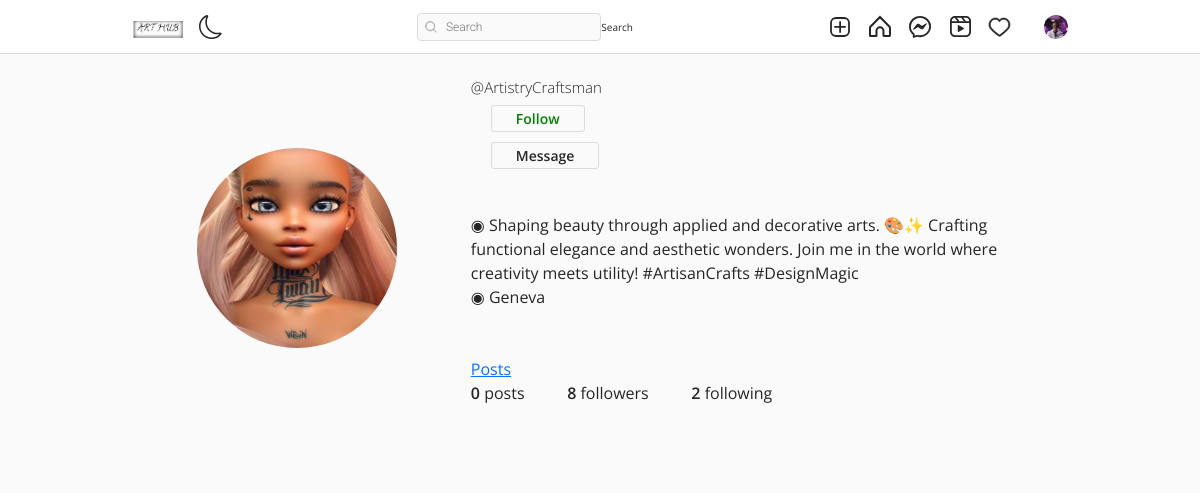
Screenshot of /ArtistryCraftsman/ (signed in) with the database file from the repository.
### authy/models.py (models this page shows, shortened)
class Profile(models.Model):
    user = models.OneToOneField(User, related_name='profile', on_delete=models.CASCADE)
    image = models.ImageField(upload_to="profile_pciture", null=True, default="default.jpg")
    first_name = models.CharField(max_length=200, null=True, blank=True)
    last_name = models.CharField(max_length=200, null=True, blank=True)
    bio = models.CharField(max_length=200, null=True, blank=True)
    location = models.CharField(max_length=200, null=True, blank=True)
    url = models.URLField(max_length=200, null=True, blank=True)
    favourite = models.ManyToManyField(Post, blank=True)

### authy/views.py (the view)
# urls.py: path('<username>/', UserProfile, name='profile'),
def UserProfile(request, username):
    Profile.objects.get_or_create(user=request.user)
    user = get_object_or_404(User, username=username)
    profile = Profile.objects.get(user=user)
    url_name = resolve(request.path).url_name
    posts = Post.objects.filter(user=user).order_by('-posted')
    if url_name == 'profile':
        posts = Post.objects.filter(user=user).order_by('-posted')
    else:
        posts = profile.favourite.all()
    posts_count = Post.objects.filter(user=user).count()
    following_count = Follow.objects.filter(follower=user).count()
    followers_count = Follow.objects.filter(following=user).count()
    follow_status = Follow.objects.filter(following=user, follower=request.user).exists()
    paginator = Paginator(posts, 8)
    page_number = request.GET.get('page')
    posts_paginator = paginator.get_page(page_number)
    context = {
        'posts': posts,
        'profile':profile,
        'posts_count':posts_count,
        'following_count':following_count,
        'followers_count':followers_count,
        'posts_paginator':posts_paginator,
        'follow_status':follow_status,
    }
    return render(request, 'profile.html', context)

### templates/profile.html (shortened to what this page needs)
{% extends 'base.html' %}
{% load static %}
{% block content %}
<!DOCTYPE html>
<html lang="en">
<head>
    <link rel="stylesheet" href="{% static 'assets3/css/reset.css' %}">
    <link rel="stylesheet" href="{% static 'assets3/css/styles.css' %}">
    <link rel="stylesheet" href="https://use.fontawesome.com/releases/v5.2.0/css/all.css">
</head>
<body>
    <header>
        <br><br><br>
        <div class="container">
            <div class="profile">
                <div class="profile-image">
                    <img src="{{profile.image.url}}" alt="" style="width: 200px; height: 200px;">
                </div>
                <div class="profile-user-settings">
                        <h5 style="font-size: 15px;" class="profile-user-name">@{{profile.user.username}}</h5>
                        <br><br>
                        {% if request.user.is_authenticated and request.user != profile.user %}
                            {% if follow_status == True %}
                                <a href="{% url 'follow' profile.user 0 %}" class="btn profile-edit-btn" style="color: red;">Unfollow</a> <br><br>
                            {% else %}
                                <a href="{% url 'follow' profile.user 1 %}" class="btn profile-edit-btn" style="color: green;">Follow</a> <br><br>
                            {% endif %}
                        {% endif %}
                        {% if request.user.is_authenticated and request.user != profile.user %}
                                <a href="{% url 'conversation' profile.user  %}" class="btn profile-edit-btn">Message</a> <br><br>
                        {% endif %}
                        <br>
                </div>
                <div class="profile-bio">
                    <br>
                    {% if profile.bio %}
                    <p>◉ {{profile.bio}}</p>
                    {% endif %}
                    {% if profile.location %}
                    <p>◉ {{profile.location}}</p>
                    {% endif %}
                    <br><br>
                    <div class="profile-user-settings">
                        <a  href="{% url 'profile' profile.user %}"  class="btns profiele-edit-btn">Posts</a>
                    </div>
                </div>
                <div class="profile-stats">
                    <ul>
                        <li><span class="profile-stat-count">{{posts_count}}</span> posts</li>
                        <li><span class="profile-stat-count">{{followers_count}}</span> followers</li>
                        <li><span class="profile-stat-count">{{following_count}}</span> following</li>
                    </ul>
                    <br>
                </div>
            </div>
        </div>
    </header>
    <main>
        <div class="container">
            <div class="gallery">
            </div>
        </div>
    </main>
    {% endblock content %}

### templates/base.html (shortened to what this page needs)
{% load static %}
<!DOCTYPE html>
<html lang="en">
<head>
</head>
    <link rel="stylesheet" href="https://cdn.jsdelivr.net/npm/bootstrap-icons@1.8.1/font/bootstrap-icons.css">
    <link href="https://cdn.jsdelivr.net/npm/bootstrap@5.1.3/dist/css/bootstrap.min.css" rel="stylesheet">
    <link rel="stylesheet" type="text/css" href="{% static 'assets1/style.css' %}">
</head>
<body>
    <header class="header">
        <nav class="header__content">
            <div class="header__buttons">
                <a href="{% url 'index' %}" class="header__home">
                    <img width="50" src="{% static 'assets2/images/brand.jpg' %}">
                </a>
                <button class="header__theme-button" title="Toggle Theme">
                </button>
            </div>
            <form action="{% url 'search-users' %}" method="GET">
                <div class="header__search">
                    <input type="text" placeholder="Search" name="q" value="{{ request.GET.q }}">
                    <button class="btn btn-primary" type="submit">Search</button>
                </div>
            </form>
            <div class="header__buttons header__buttons--desktop">
                <a href="{% url 'newpost' %}">
                </a>
                <a href="{% url 'index' %}">
                </a>
                <a href="{% url 'message' %}">
                </a>
                <a href="#">
                </a>
                <span>
                    <a href="{% url 'show-notification' %}">
                    </a>
                </span>
                <a href="">
                    <button class="profile-button">
                        <a href="{% url 'profile' request.user %}">
                            <div class="profile-button__picture">
                                <img src="{{request.user.profile.image.url}}" alt="User Picture">
                            </div>
                        </a>
                    </button>
                </a>
            </div>
        </nav>
    </header>
    {% block content %}
    {% endblock content %}
</body>
</html>

### static/assets1/style.css (style rules this page uses)
*, *::after, *::before { box-sizing: border-box; margin: 0; padding: 0; }
*, button, input, select, textarea { font-family: 'Roboto', sans-serif; }
:root { --primary: hsl(0, 0%, 100%); --secondary: hsl(0, 0%, 98%); --border: hsl(0, 0%, 86%); --story-border: hsl(0, 0%, 78%); --img-border: hsla(0, 0%, 0%, 0.1); --text-dark: hsl(0, 0%, 15%); --text-light: hsl(0, 0%, 60%); --like: hsl(355, 82%, 61%); --link: hsl(204, 100%, 48%); --header-height: 44px; --nav-height: 44px; }
body { min-height: 100vh; display: flex; flex-direction: column; overflow-y: auto; }
svg { display: block; }
img { max-width: 100%; }
.header { width: 100%; height: var(--header-height); background-color: var(--primary); display: flex; justify-content: center; position: fixed; top: 0; left: 0; z-index: 2; }
.header::after { content: ''; position: absolute; bottom: 0; width: 100%; height: 1px; background-color: var(--border); }
.header__content { width: 100%; max-width: 975px; padding: 0 14px; display: flex; justify-content: space-between; align-items: center; }
.header__home { margin-top: 5px; }
.header__theme-button { background-color: transparent; border: none; cursor: pointer; }
.header__theme-button-moon { display: unset; }
.header__search { width: 216px; height: 28px; display: none; align-items: center; position: relative; }
.header__search svg { width: 12px; height: 12px; position: absolute; left: 8px; }
.header__search input { width: 100%; height: 100%; background-color: var(--secondary); padding: 4px 10px 4px 28px; border: 1px solid var(--border); border-radius: 4px; outline: none; font-size: 12px; font-weight: 300; text-decoration: none; color: var(--text-light); text-overflow: ellipsis; overflow: hidden; white-space: nowrap; }
.header__buttons { display: flex; align-items: center; gap: 16px; }
.profile-button { background-color: transparent; border: none; outline: none; cursor: pointer; position: relative; }
.profile-button__picture { width: 24px; height: 24px; border-radius: 50%; overflow: hidden; position: relative; }
.profile-button__picture::after { content: ''; position: absolute; top: 0; bottom: 0; left: 0; right: 0; border: 1px solid var(--img-border); border-radius: 50%; }
@media (min-width: 768px) { :root { --header-height: 54px; --nav-height: 0px; } }
@media (min-width: 768px) { .header__content { padding: 0 20px; } }
@media (min-width: 768px) { .header__search { display: flex; } }

### static/assets3/css/styles.css (style rules this page uses)
:root { font-size: 10px; }
*, *::before, *::after { box-sizing: border-box; }
body { font-family: "Open Sans", Arial, sans-serif; min-height: 100vh; background-color: #fafafa; color: #262626; padding-bottom: 3rem; }
img { display: block; }
.container { max-width: 93.5rem; margin: 0 auto; padding: 0 2rem; }
.btn { display: inline-block; font: inherit; background: none; border: none; color: inherit; padding: 0; cursor: pointer; }
.profile { padding: 5rem 0; }
.profile::after { content: ""; display: block; clear: both; }
.profile-image { float: left; width: calc(33.333% - 1rem); display: flex; justify-content: center; align-items: center; margin-right: 3rem; }
.profile-image img { border-radius: 50%; }
.profile-user-settings, .profile-stats, .profile-bio { float: left; width: calc(66.666% - 2rem); }
.profile-user-settings { margin-top: 1.1rem; }
.profile-user-name { display: inline-block; font-size: 3.2rem; font-weight: 300; }
.profile-edit-btn { font-size: 1.4rem; line-height: 1.8; border: 0.1rem solid #dbdbdb; border-radius: 0.3rem; padding: 0 2.4rem; margin-left: 2rem; }
.profile-stats { margin-top: 2.3rem; }
.profile-stats li { display: inline-block; font-size: 1.6rem; line-height: 1.5; margin-right: 4rem; cursor: pointer; }
.profile-stats li:last-of-type { margin-right: 0; }
.profile-bio { font-size: 1.6rem; font-weight: 400; line-height: 1.5; margin-top: 2.3rem; }
.profile-real-name, .profile-stat-count, .profile-edit-btn { font-weight: 600; }
.gallery { display: flex; flex-wrap: wrap; margin: -1rem -1rem; padding-bottom: 3rem; }

### rows the page displays
Profile: image (picture), user.username "ArtistryCraftsman", bio "Shaping beauty through applied and decorative arts. 🎨✨ Crafting functional elegance and aesthetic wonders. Join me in the world where creativity meets utility! #ArtisanCrafts #DesignMagic", location "Geneva"

### other values shown
{{ posts_count }} "0"
{{ followers_count }} "8"
{{ following_count }} "2"
